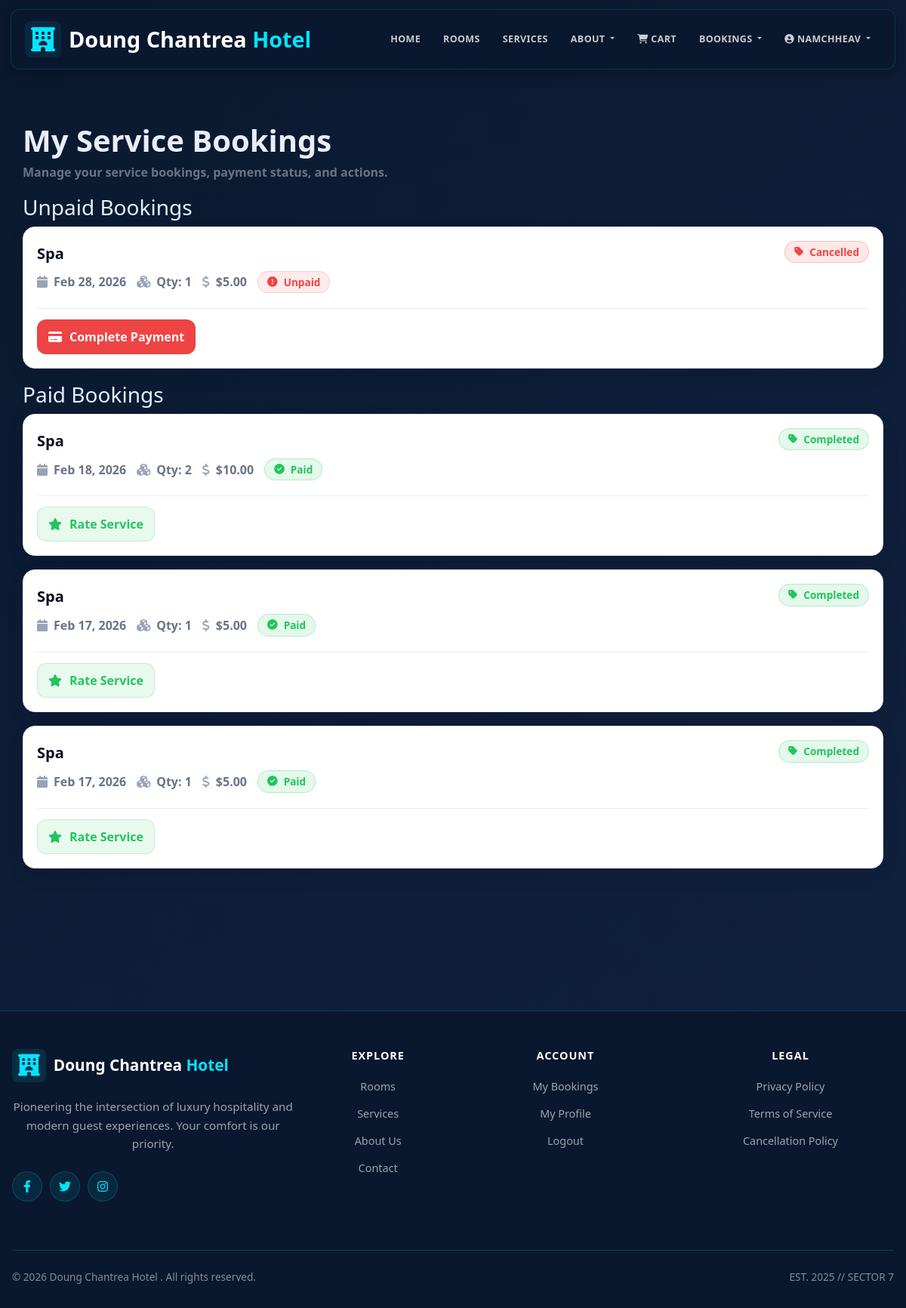
The page /my-service-bookings/ (signed in) on the database as committed earlier.
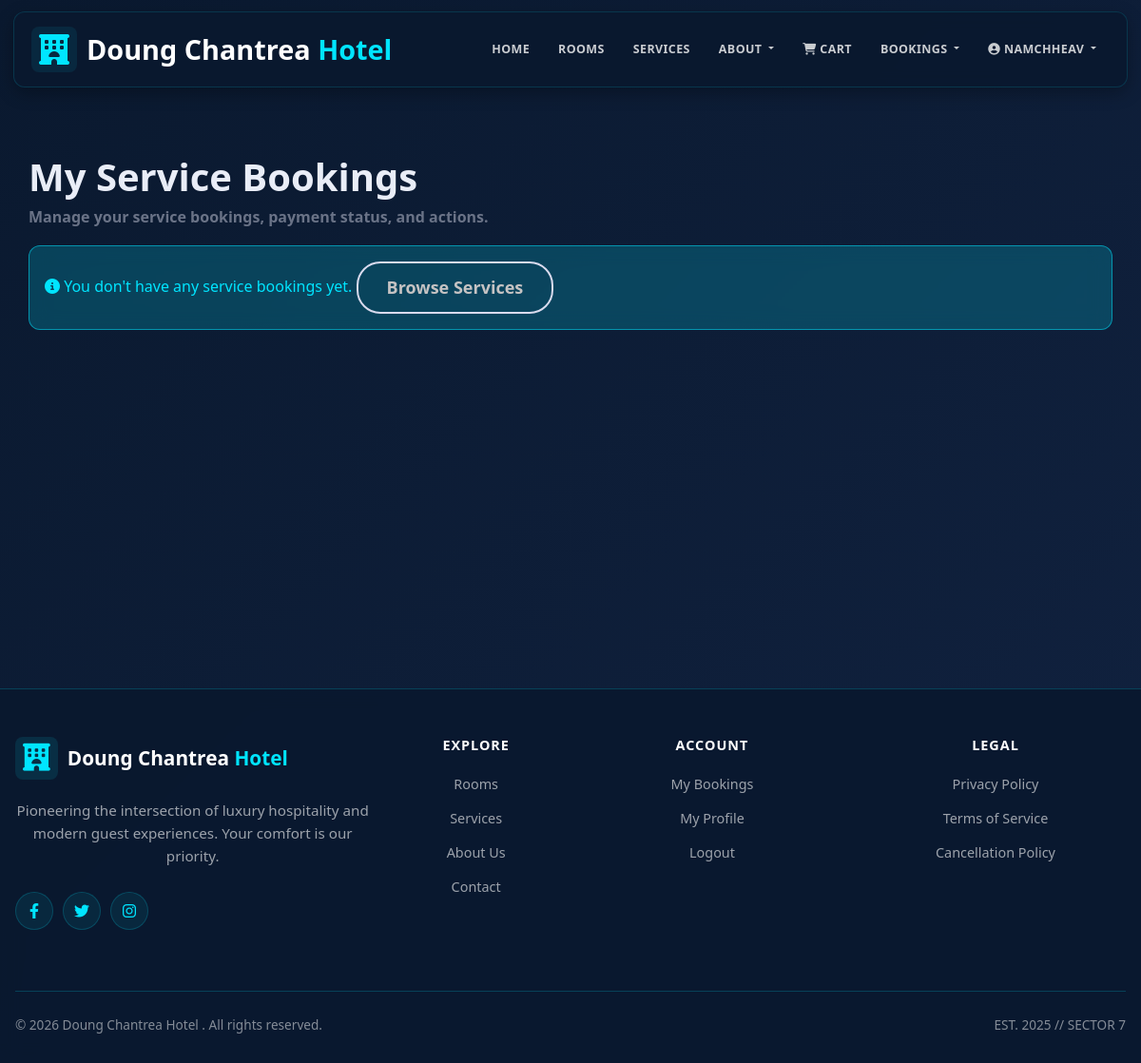
The same page on the database as committed later.
### hotel/models.py (models this page shows, shortened)
class ServiceBooking(models.Model):
    id = models.AutoField(primary_key=True)
    STATUS_CHOICES = [
        ('Pending', 'Pending'),
        ('Confirmed', 'Confirmed'),
        ('In Progress', 'In Progress'),
        ('Completed', 'Completed'),
        ('Cancelled', 'Cancelled'),
    ]
    user = models.ForeignKey(User, on_delete=models.CASCADE, related_name='service_bookings')
    service = models.ForeignKey(Service, on_delete=models.CASCADE, related_name='user_bookings')
    reservation = models.ForeignKey(Reservation, on_delete=models.SET_NULL, null=True, blank=True, related_name='service_bookings')
    booking_date = models.DateTimeField(auto_now_add=True)
    scheduled_date = models.DateTimeField()
    quantity = models.IntegerField(default=1, validators=[MinValueValidator(1)])
    total_price = models.DecimalField(max_digits=10, decimal_places=2, validators=[MinValueValidator(0)])
    status = models.CharField(max_length=20, choices=STATUS_CHOICES, default='Pending')
    notes = models.TextField(blank=True, null=True)
    class Meta:
        ordering = ['-booking_date']

class Service(models.Model):
    id = models.AutoField(primary_key=True)
    name = models.CharField(max_length=100)
    description = models.TextField()
    price = models.DecimalField(max_digits=10, decimal_places=2, validators=[MinValueValidator(0)])
    icon = models.CharField(max_length=100, blank=True, null=True, help_text="Font Awesome icon class")
    image = models.ImageField(upload_to='services/', blank=True, null=True)
    is_active = models.BooleanField(default=True)
    created_at = models.DateTimeField(default=timezone.now)
    provider = models.ForeignKey('Staff', on_delete=models.SET_NULL, null=True, blank=True, related_name='services_provided')
    class Meta:
        verbose_name_plural = "Services"
        ordering = ['-created_at']

### hotel/views.py (the view, shortened to what this page needs)
# urls.py: path('my-service-bookings/', views.my_service_bookings, name='my_service_bookings'),
@login_required(login_url='login')
@login_required(login_url='login')
def my_service_bookings(request):
    bookings = ServiceBooking.objects.filter(user=request.user).select_related('service', 'reservation').order_by('-booking_date')
    unpaid_bookings = []
    paid_bookings = []
    for booking in bookings:
        is_paid = False
        try:
            payment = booking.payment
            if payment and payment.payment_status == 'Completed':
                is_paid = True
        except Exception:
            is_paid = False
        if is_paid:
            paid_bookings.append(booking)
        else:
            unpaid_bookings.append(booking)
    context = {
        'bookings': bookings,
        'unpaid_bookings': unpaid_bookings,
        'paid_bookings': paid_bookings,
    }
    return render(request, 'hotel/html/my_service_bookings.html', context)

### hotel/templates/hotel/html/my_service_bookings.html (shortened to what this page needs)
{% extends 'hotel/html/base.html' %}
{% load static %}
{% block content %}
<div class="container bookings-wrap">
  <div class="bookings-head">
    <h1>My Service Bookings</h1>
    <p>Manage your service bookings, payment status, and actions.</p>
  </div>
  {% if unpaid_bookings %}
    <h3>Unpaid Bookings</h3>
    {% for booking in unpaid_bookings %}
      <div class="booking-card">
        <div class="booking-inner">
          <div class="top-row">
            <div>
              <div class="booking-title">{{ booking.service.name }}</div>
              <div class="booking-meta">
                <span class="meta-item">
                  <i class="fas fa-calendar"></i>
                  {{ booking.scheduled_date|date:"M d, Y" }}
                </span>
                <span class="meta-item">
                  <i class="fas fa-cubes"></i>
                  Qty: {{ booking.quantity }}
                </span>
                <span class="meta-item">
                  <i class="fas fa-dollar-sign"></i>
                  ${{ booking.total_price }}
                </span>
                <span class="badge badge-pay unpaid">
                  <i class="fas fa-exclamation-circle"></i> Unpaid
                </span>
              </div>
            </div>
            <span class="badge badge-status
              {% if booking.status == 'Pending' %}pending
              {% elif booking.status == 'Confirmed' %}confirmed
              {% elif booking.status == 'Completed' %}completed
              {% else %}cancelled{% endif %}
            ">
              <i class="fas fa-tag"></i> {{ booking.status }}
            </span>
          </div>
          <div class="booking-actions">
            <a href="{% url 'service_payment' booking.id %}" class="btnx btn-pay">
              <i class="fas fa-credit-card"></i> Complete Payment
            </a>
          </div>
        </div>
      </div>
    {% endfor %}
  {% endif %}
  {% if paid_bookings %}
    <h3>Paid Bookings</h3>
    {% for booking in paid_bookings %}
      <div class="booking-card">
        <div class="booking-inner">
          <div class="top-row">
            <div>
              <div class="booking-title">{{ booking.service.name }}</div>
              <div class="booking-meta">
                <span class="meta-item">
                  <i class="fas fa-calendar"></i>
                  {{ booking.scheduled_date|date:"M d, Y" }}
                </span>
                <span class="meta-item">
                  <i class="fas fa-cubes"></i>
                  Qty: {{ booking.quantity }}
                </span>
                <span class="meta-item">
                  <i class="fas fa-dollar-sign"></i>
                  ${{ booking.total_price }}
                </span>
                <span class="badge badge-pay paid">
                  <i class="fas fa-check-circle"></i> Paid
                </span>
              </div>
            </div>
            <span class="badge badge-status
              {% if booking.status == 'Pending' %}pending
              {% elif booking.status == 'Confirmed' %}confirmed
              {% elif booking.status == 'Completed' %}completed
              {% else %}cancelled{% endif %}
            ">
              <i class="fas fa-tag"></i> {{ booking.status }}
            </span>
          </div>
          <div class="booking-actions">
            {% if booking.status == 'Completed' %}
              <a href="{% url 'rate_service' booking.service.id %}" class="btnx btn-rate">
                <i class="fas fa-star"></i> Rate Service
              </a>
            {% endif %}
          </div>
        </div>
      </div>
    {% endfor %}
  {% endif %}
  {% if not unpaid_bookings and not paid_bookings %}
    <div class="alert alert-info">
      <i class="fas fa-info-circle"></i> You don't have any service bookings yet.
      <a href="{% url 'service' %}" class="btn btn-sm btn-primary">Browse Services</a>
    </div>
  {% endif %}
</div>
{% endblock %}

Rows that differ between the two databases and show on the page:
removed ServiceBooking: service.name "Spa", scheduled_date "Feb 28, 2026", quantity "1", total_price "5.00", status "Cancelled", shown under "Unpaid Bookings"
removed ServiceBooking: service.name "Spa", scheduled_date "Feb 18, 2026", quantity "2", total_price "10.00", status "Completed", shows "Rate Service", shown under "Paid Bookings"
removed ServiceBooking: service.name "Spa", scheduled_date "Feb 17, 2026", quantity "1", total_price "5.00", status "Completed", shows "Rate Service", shown under "Paid Bookings"
removed ServiceBooking: service.name "Spa", scheduled_date "Feb 17, 2026", quantity "1", total_price "5.00", status "Completed", shows "Rate Service", shown under "Paid Bookings"
Other text that changed with them:
text no longer shown: "Unpaid Bookings Paid Bookings"
text now shown: "You don't have any service bookings yet. Browse Services"
